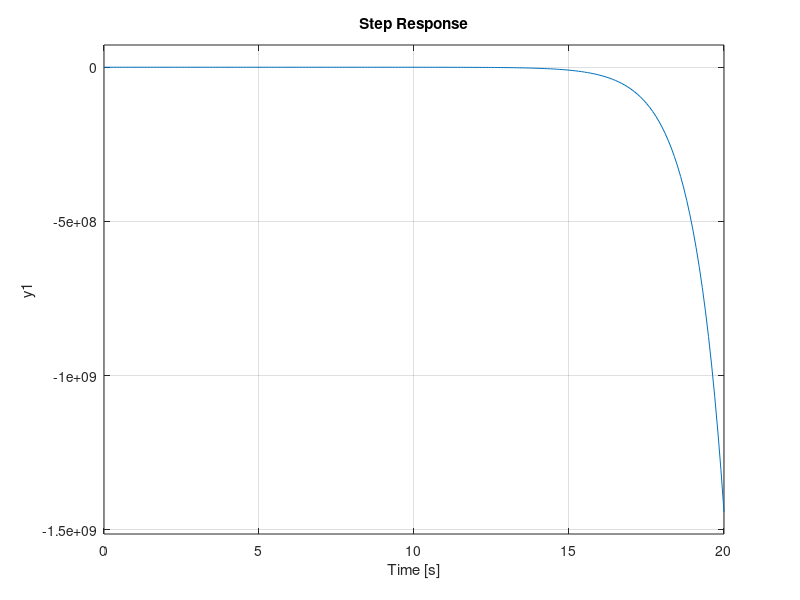

Write MATLAB code to recreate this figure.
% Clear
clear
clc
close all

%%Define G1, G2, G3, H1, H2, and H3

G1_num = [0 1];
G1_den = [1 0 0];

G2_num = [0 1];
G2_den = [1 1];

G3_num = [0 1];
G3_den = [1 0];

H1_num = [0 1];
H1_den = [1 0];


H2_num = [0 1];
H2_den = [1 -1];


H3_num = [0 1];
H3_den = [1 -2];

%Block Diagram Algebra
%G_1 = 1/s^2
%G_2 = 1/(s + 1)
%G_3 = 1/s
%H_1 = 1/s
%H_2 = 1/(s - 1)
%H_3 = 1/(s - 2)

G_num = [1 -4 0 0]
G_den = [1 -1 0 0 1 -2 1]

G = tf(G_num,G_den)

% step response
step(G,0:0.1:20)
